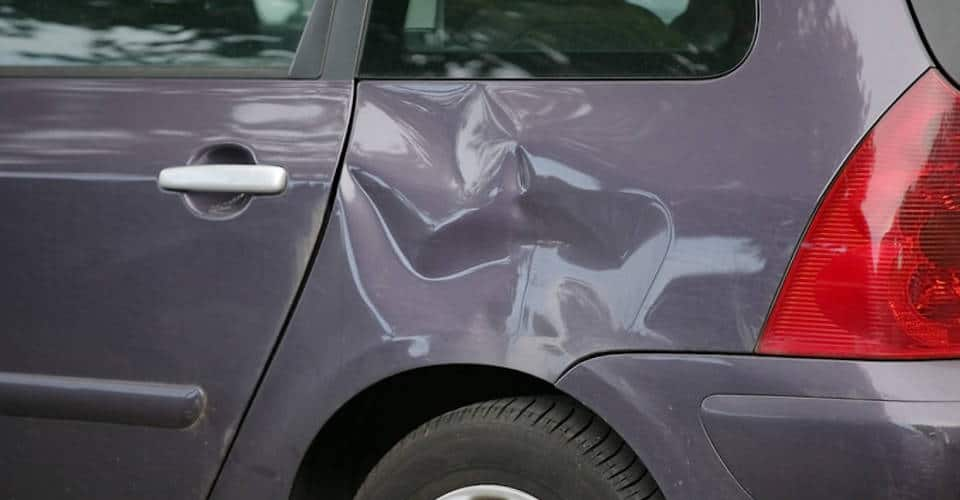
#> input picture dataset/dent/dent_01.jpg, 960 x 500 px; its folder holds only this picture in this run
$ python train.py
#> lines starting #> are read from the running program, lines starting #| are printed output that depends on the picture
import os
import joblib
import numpy as np
from skimage.feature import hog
from skimage.io import imread
from skimage.transform import resize
from sklearn.svm import SVC

# Create model folder if not exist
if not os.path.exists("model"):
    os.makedirs("model")

data_dir = "dataset/"
categories = ["dent", "scratch"]

X = []
y = []

for label, cat in enumerate(categories):
    folder = os.path.join(data_dir, cat)
    for file in os.listdir(folder):
        path = os.path.join(folder, file)
        img = imread(path)
#> img is the input picture: shape (500, 960, 3); mean R, G, B 95.7, 84.6, 92.8
        img = resize(img, (150,150))
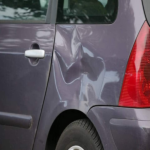
#> img: shape (150, 150, 3) float64; mean R, G, B 0.376, 0.332, 0.364

        features, _ = hog(img, orientations=9, pixels_per_cell=(16,16),
                          cells_per_block=(2,2), visualize=True, channel_axis=-1)
#> features = 2304 values, max 0.478 at index 2020, min 0.000272 at index 967, mean 0.13

        X.append(features)
        y.append(label)
#> pass 2 of the loop `for label, cat in enumerate(categories):`:
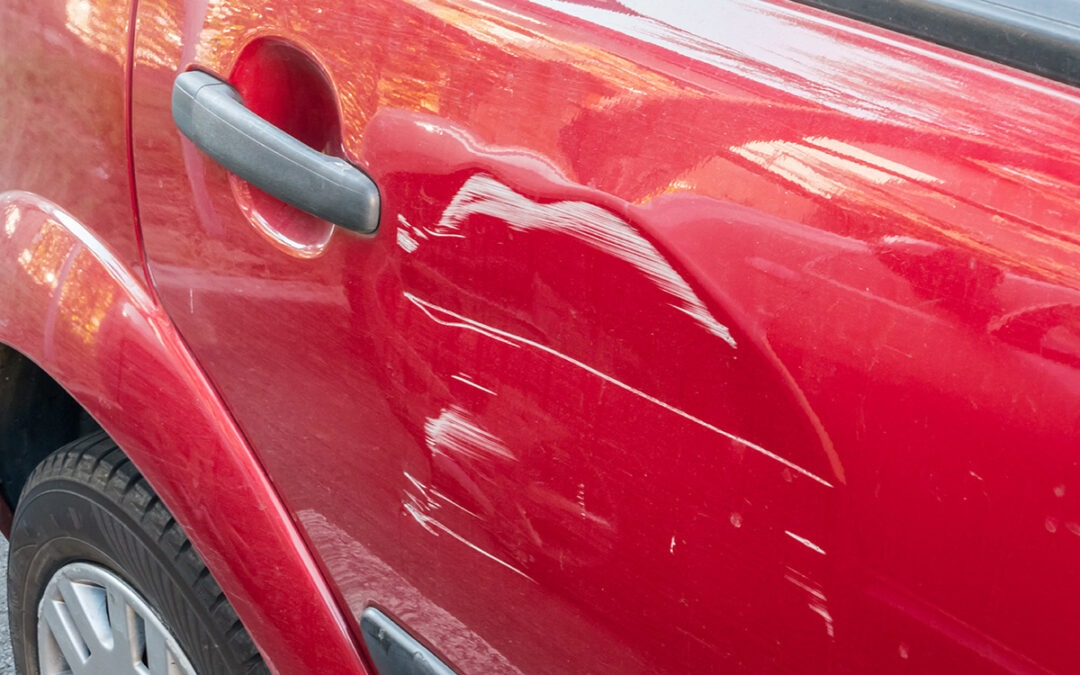
#> input picture dataset/scratch/scratch_01.jpg, 1080 x 675 px
#> img is the input picture: shape (675, 1080, 3); mean R, G, B 189.3, 68.7, 86.4
#> `img = resize(img, (150,150))`:
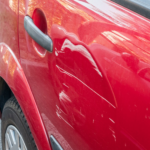
#> img: shape (150, 150, 3) float64; mean R, G, B 0.743, 0.27, 0.339
#> features = 2304 values, max 0.423 at index 1626, min 0 at index 2037, mean 0.126

X = np.array(X)
y = np.array(y)

model = SVC(kernel='linear', probability=True)
model.fit(X, y)

# Save model to model folder
model_path = os.path.join("model", "car_damage_svm.pkl")
joblib.dump(model, model_path)
print(f"Model saved as {model_path}")
